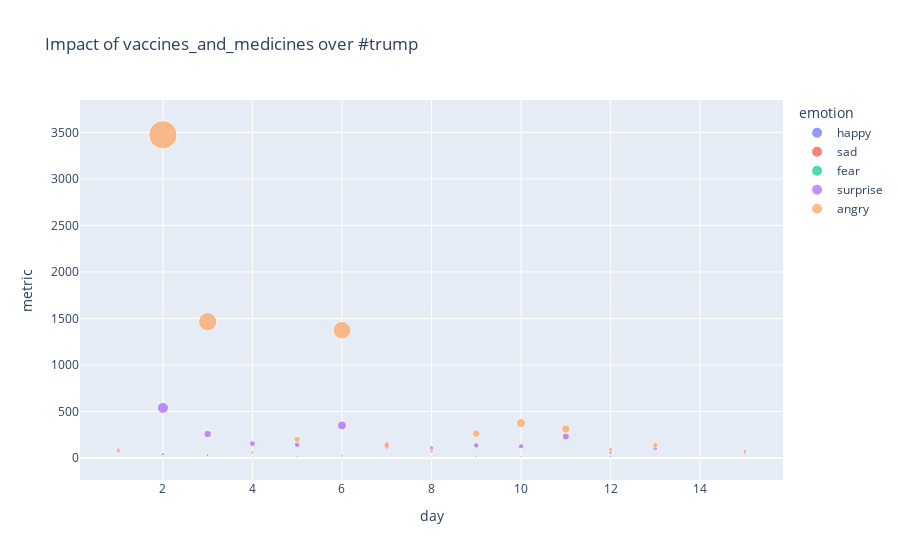

This figure's notebook cell:
### Code cell
topic = input()
hashtag = input()

import plotly.express as px

fig = px.scatter( bipartite(topic,hashtag), x="day", y="metric",color = 'emotion',size = 'metric', title="Impact of %s over #%s"%(topic,hashtag))
fig.show()

### Figure 1 — Plotly figure (JSON) as saved in the notebook; plotly's stock layout.template omitted (floating-point values rounded to 4 significant figures)
{"data": [{"hovertemplate": "emotion=happy<br>day=%{x}<br>metric=%{marker.size}<extra></extra>", "legendgroup": "happy", "marker": {"color": "#636efa", "size": [4.79, 14.34, 31.55, 9.162, 8.521, 15.48, 9.581, 3.21, 4.421, 3.769, 4.101, 8.222, 1.09, 4.131, 2.808], "sizemode": "area", "sizeref": 8.683, "symbol": "circle"}, "mode": "markers", "name": "happy", "showlegend": true, "type": "scatter", "x": [4, 3, 2, 5, 8, 6, 10, 12, 9, 15, 7, 11, 1, 13, 14], "xaxis": "x", "y": [4.79, 14.34, 31.55, 9.162, 8.521, 15.48, 9.581, 3.21, 4.421, 3.769, 4.101, 8.222, 1.09, 4.131, 2.808], "yaxis": "y"}, {"hovertemplate": "emotion=sad<br>day=%{x}<br>metric=%{marker.size}<extra></extra>", "legendgroup": "sad", "marker": {"color": "#EF553B", "size": [7.98, 22.52, 23.11, 4.001, 10.57, 27.33, 14.09, 19.11, 11.58, 2.81, 5.731, 11.47, 3.881, 2.771, 2.306], "sizemode": "area", "sizeref": 8.683, "symbol": "circle"}, "mode": "markers", "name": "sad", "showlegend": true, "type": "scatter", "x": [4, 3, 2, 5, 8, 6, 10, 12, 9, 15, 7, 11, 1, 13, 14], "xaxis": "x", "y": [7.98, 22.52, 23.11, 4.001, 10.57, 27.33, 14.09, 19.11, 11.58, 2.81, 5.731, 11.47, 3.881, 2.771, 2.306], "yaxis": "y"}, {"hovertemplate": "emotion=fear<br>day=%{x}<br>metric=%{marker.size}<extra></extra>", "legendgroup": "fear", "marker": {"color": "#00cc96", "size": [12.7, 32.66, 42.64, 17.33, 7.671, 22.83, 16.06, 19.82, 18.44, 5.669, 11.01, 13.64, 6.692, 11.04, 2.888], "sizemode": "area", "sizeref": 8.683, "symbol": "circle"}, "mode": "markers", "name": "fear", "showlegend": true, "type": "scatter", "x": [4, 3, 2, 5, 8, 6, 10, 12, 9, 15, 7, 11, 1, 13, 14], "xaxis": "x", "y": [12.7, 32.66, 42.64, 17.33, 7.671, 22.83, 16.06, 19.82, 18.44, 5.669, 11.01, 13.64, 6.692, 11.04, 2.888], "yaxis": "y"}, {"hovertemplate": "emotion=surprise<br>day=%{x}<br>metric=%{marker.size}<extra></extra>", "legendgroup": "surprise", "marker": {"color": "#ab63fa", "size": [155.2, 259.1, 539.3, 144.4, 105.7, 351.1, 127.0, 58.95, 136.0, 58.7, 124.2, 232.5, 70.28, 106.9, 9.196], "sizemode": "area", "sizeref": 8.683, "symbol": "circle"}, "mode": "markers", "name": "surprise", "showlegend": true, "type": "scatter", "x": [4, 3, 2, 5, 8, 6, 10, 12, 9, 15, 7, 11, 1, 13, 14], "xaxis": "x", "y": [155.2, 259.1, 539.3, 144.4, 105.7, 351.1, 127.0, 58.95, 136.0, 58.7, 124.2, 232.5, 70.28, 106.9, 9.196], "yaxis": "y"}, {"hovertemplate": "emotion=angry<br>day=%{x}<br>metric=%{marker.size}<extra></extra>", "legendgroup": "angry", "marker": {"color": "#FFA15A", "size": [59.73, 1465.0, 3473.0, 200.6, 75.81, 1373.0, 375.2, 91.8, 263.2, 75.6, 146, 312.4, 87.98, 139.9, 14.4], "sizemode": "area", "sizeref": 8.683, "symbol": "circle"}, "mode": "markers", "name": "angry", "showlegend": true, "type": "scatter", "x": [4, 3, 2, 5, 8, 6, 10, 12, 9, 15, 7, 11, 1, 13, 14], "xaxis": "x", "y": [59.73, 1465.0, 3473.0, 200.6, 75.81, 1373.0, 375.2, 91.8, 263.2, 75.6, 146, 312.4, 87.98, 139.9, 14.4], "yaxis": "y"}], "layout": {"legend": {"itemsizing": "constant", "title": {"text": "emotion"}, "tracegroupgap": 0}, "title": {"text": "Impact of vaccines_and_medicines over #trump"}, "xaxis": {"anchor": "y", "domain": [0, 1], "title": {"text": "day"}}, "yaxis": {"anchor": "x", "domain": [0, 1], "title": {"text": "metric"}}}}
